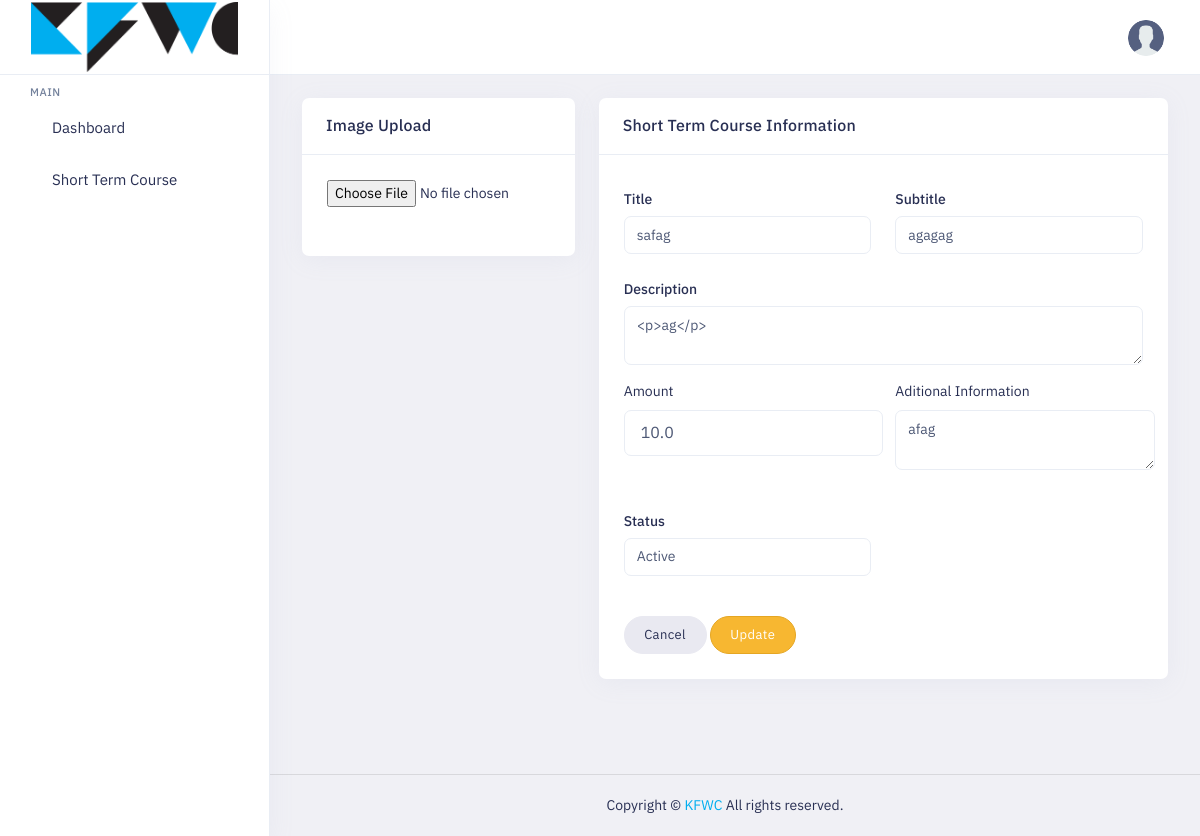
/update_short_course/5 (signed in), run on the app's committed database.
### fns/models.py (models this page shows)
class ShortTermCourse(models.Model):
    title = models.CharField(max_length=100)
    subtitle = models.CharField(max_length=100)
    description = models.TextField()
    image = models.ImageField(default=None)
    amount = models.FloatField()
    additional_information = models.TextField()
    status = models.CharField(max_length=10, choices=[('Enable', 'Enable'), ('Disable', 'Disable')])

### fns/views.py (the view, shortened to what this page needs)
# urls.py: path('update_short_course/<int:id>', UpdateShortCourseAPI.as_view(), name='update_short_course'),
class UpdateShortCourseAPI(APIView):
    def get(self, request, id):
        course = get_object_or_404(ShortTermCourse, id=id)
        form = ShortTermCourseForm(initial={
            'title': course.title,
            'subtitle': course.subtitle,
            'description': course.description,
            'amount' : course.amount,
            'additional_information' : course.additional_information,
            'status' : course.status,
            'image' : course.image
        })
        return render(request, "short-course-edit.html", {'course': course})

### templates/short-course-edit.html (shortened to what this page needs)
{% extends "base.html" %}
{% block content %}
{% load static %}
<div class="main-content app-content mt-0">
    <div class="side-app">
        <div class="main-container container-fluid">
            <div class="page-header">
                <h1 class="page-title">Short Term Course Update</h1>
                <a href="/short_course" class="btn btn-danger btn-pill">View</a>
            </div>
            <form action="{% url 'update_short_course' course.id %}" method="POST" class="" enctype="multipart/form-data">
                <div class="row">
                    <div class="col-lg-4 col-md-6">
                        <div class="card">
                            <div class="card-header">
                                <h3 class="card-title">Image Upload</h3>
                            </div>
                            <div class=" card-body">
                                <div class="row mb-5">
                                    <div class="col-lg-12 col-sm-12 mb-4 mb-lg-0">
                                        <input type="file" class="dropify" data-bs-height="180" src="media/{{course.image}}" name="image"/>
                                    </div>
                                </div>
                            </div>
                        </div>
                    </div>
                    <div class="col-lg-8">
                        <div class="card">
                            <div class="card-header">
                                <h3 class="card-title">Short Term Course Information</h3>
                            </div>
                            <div class="card-body">
                                <div class="row">
                                    <div class="col-sm-6 col-md-6">
                                        <div class="form-group">
                                            <label class="form-label">Title</label>
                                            <input type="text" class="form-control" placeholder="Title" name="title" value="{{ course.title }}">
                                        </div>
                                    </div>
                                    <div class="col-sm-6 col-md-6">
                                        <div class="form-group">
                                            <label class="form-label">Subtitle</label>
                                            <input type="text" class="form-control" placeholder="Subtitle" name="subtitle" value="{{ course.subtitle }}">
                                        </div>
                                    </div>
                                    <div class="col-md-12">
                                        <div class="form-group">
                                            <label class="form-label">Description</label>
                                            <textarea id="summernote" name="description" class="form-control" placeholder="Description">{{ course.description }}</textarea>
                                        </div>
                                    </div>
                                    <div class="form-group">
                                        <div class="multi-field-wrapper ">
                                          <div class="multi-fields">
                                            <div class="multi-field">
                                              <div class="row">
                                              <div class="col-lg-6" style="padding-right:0px">
                                                  <div class="form-group">
                                                    <label>Amount</label>
                                                    <input type="number" class="form-control form-control-lg" placeholder="Value" name="amount" value="{{ course.amount }}">
                                                  </div>
                                                </div>
                                                <div class="col-lg-6" style="padding-right:0px">
                                                  <div class="form-group">
                                                    <label>Aditional Information</label>
                                                    <textarea class="form-control mb-4" placeholder="Textarea"  name="additional_information" >{{ course.additional_information }} </textarea>
                                                  </div>
                                                </div>
                                              </div>
                                            </div>
                                          </div>
                                        </div>
                                        </div>
                                    <div class="col-md-6">
                                        <div class="form-group">
                                            <label class="form-label">Status</label>
                                            <select class="form-control select2" data-placeholder="Status" name="status">
                                                <option value="Active" {% if course.status == 'Active' %} selected {% endif %}>Active</option>
                                            </select>
                                        </div>
                                    </div>
                                    <div class="col-lg-12">
                                        <div class="mt-5">
                                            <a href="/short_course" class="btn btn-default btn-pill">Cancel</a>
                                            <button type="submit" class="btn btn-warning btn-pill">Update</button>
                                        </div>
                                    </div>
                                </div>
                            </div>
                        </div>
                    </div>
                </div>
            </form>
        </div>
    </div>
</div>
{% endblock %}

### static/colors/color1.css (style rules this page uses)
a { color: var(--primary-bg-color); }

### data on the page
ShortTermCourse: title "safag", subtitle "agagag", description "<p>ag</p>", amount "10.0", additional_information "afag", status "Active"
